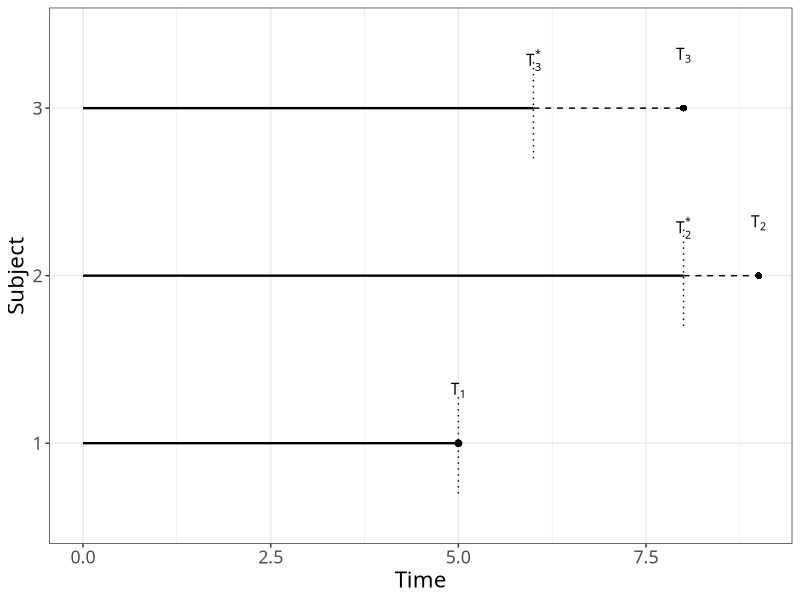

Here is the R script that generated this plot:
## ---- chunk 1
#| echo: FALSE
#| output: FALSE
#| message: FALSE
knitr::opts_chunk$set(include = TRUE)
options(digits = 4)
library("tidyverse")
## ---- chunk 2
# In this figure, subject 1 is not censored and we would observe the response T_1. 
# Subjects 2 and 3 are right censored: we only know that the true responses T_2 and T_3 are greater than T_2^* and T_3^*, respectively.

d <- data.frame(id = c(1, 2, 3), start = c(0, 0, 0), end = c(5, 8, 6), added =  c(0, 1, 2), status = c(1, 0, 0))

p <- ggplot(d, aes(y = factor(id))) +
       geom_segment(aes(x = start, xend = end, yend = factor(id)), linewidth = 0.8, colour = "black") +
       geom_segment(aes(x = end, xend = end, y = as.numeric(factor(id)) - 0.3, yend = as.numeric(factor(id)) + 0.3), linetype = "dotted", colour = "black") +
       geom_point(data = filter(d, status == 1), aes(x = end, y = factor(id)), size = 2) +
       geom_segment(data = filter(d, status == 0), aes(x = end, xend = end + added, yend = factor(id)), linetype = "dashed", colour = "black") +
       geom_point(data = filter(d, status == 0), aes(x = end + added), size = 2, shape = 16, colour = "black") + 
       scale_y_discrete(name = "Subject", labels = c("1", "2", "3")) + scale_x_continuous(name = "Time") +
       theme_bw() + theme(text = element_text(size = 16, family = "Latin Modern Roman 10"))
p + annotate("text", x = 5.0, y = 1.18, label = "T[1]", vjust = -1, family = "Latin Modern Roman 10", parse = TRUE) + annotate("text", x = 8.0, y = 2.09, label = "T[2]^'*'", vjust = -1, family = "Latin Modern Roman 10", parse = TRUE) + annotate("text", x = 9.0, y = 2.18, label = "T[2]", vjust = -1, family = "Latin Modern Roman 10", parse = TRUE) + annotate("text", x = 6.0, y = 3.09, label = "T[3]^'*'", vjust = -1, family = "Latin Modern Roman 10", parse = TRUE) + annotate("text", x = 8.0, y = 3.18, label = "T[3]", vjust = -1, family = "Latin Modern Roman 10", parse = TRUE)
